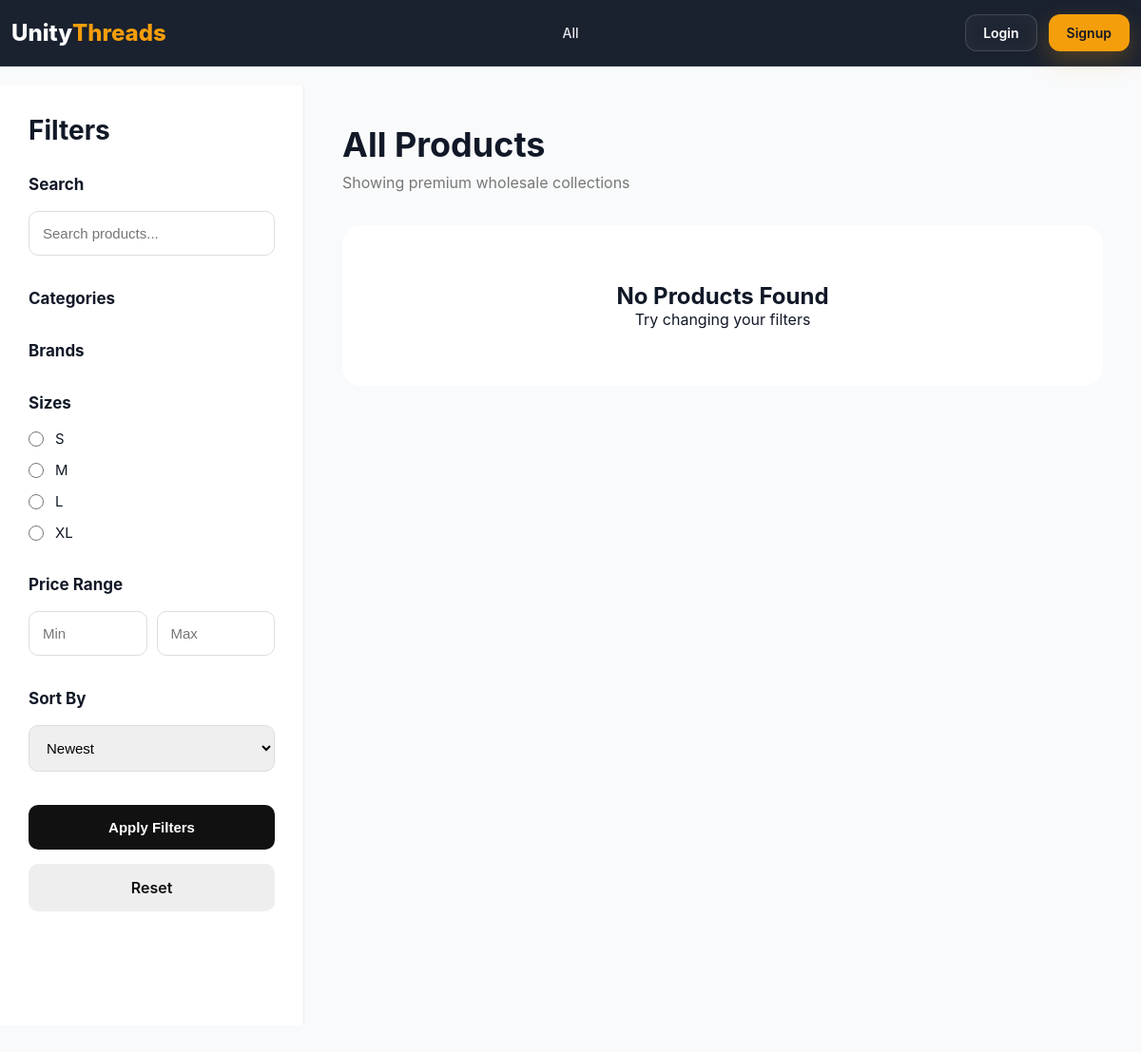
Before: /products/ with the older database file.
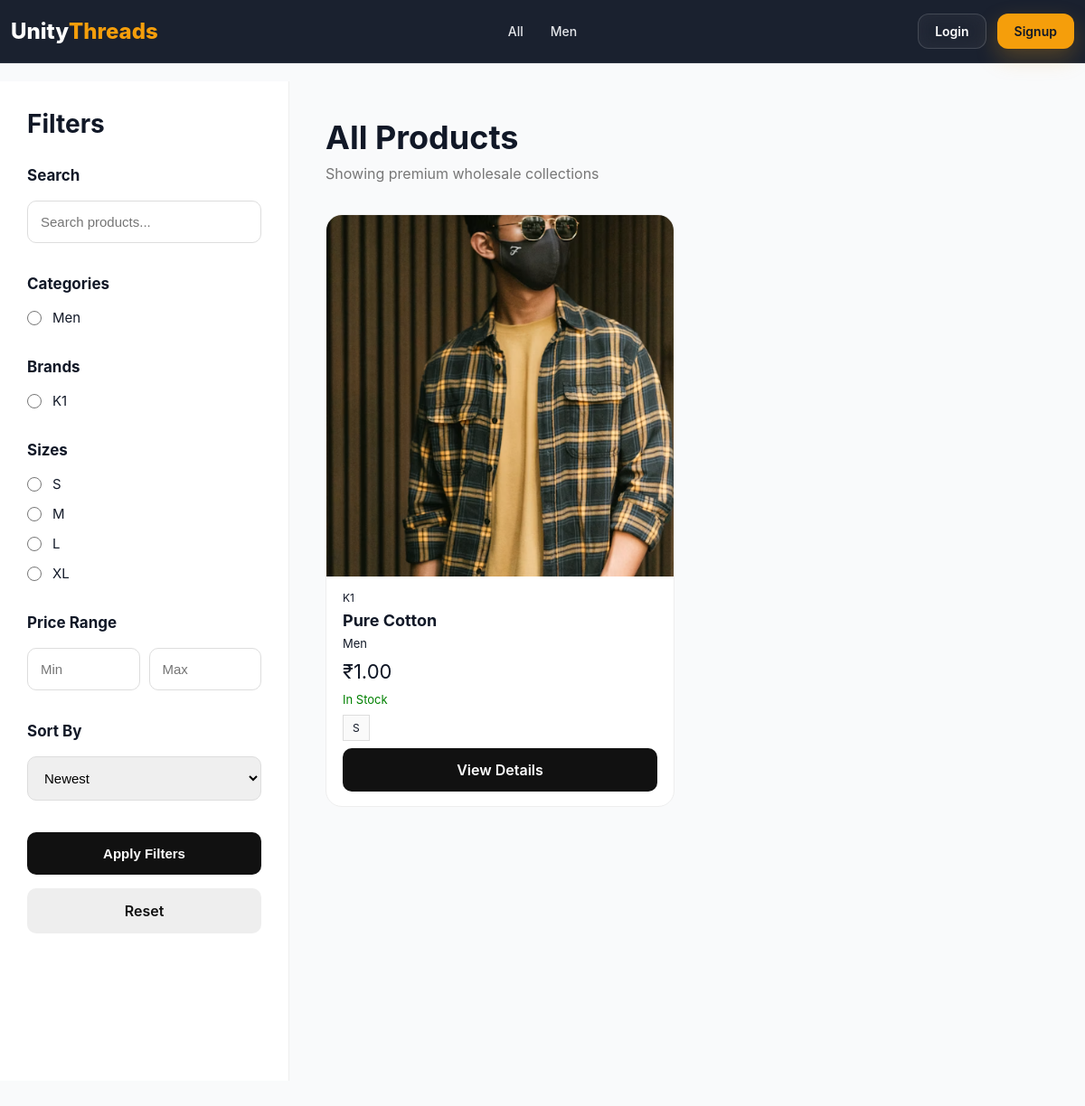
After: the same page with the newer database file.
### products/models.py (models this page shows, shortened)
class BaseModel(models.Model):
    created_at = models.DateTimeField(
        auto_now_add=True
    )
    updated_at = models.DateTimeField(
        auto_now=True
    )
    class Meta:
        abstract = True

class Category(BaseModel):
    name = models.CharField(
        max_length=100,
        unique=True
    )
    slug = models.SlugField(
        unique=True,
        blank=True
    )
    image = models.ImageField(
        upload_to='categories/',
        blank=True,
        null=True
    )
    is_active = models.BooleanField(default=True)
    class Meta:
        verbose_name_plural = "Categories"
        ordering = ['name']
        indexes = [
            models.Index(fields=['slug']),
            models.Index(fields=['is_active']),
        ]

class Brand(BaseModel):
    name = models.CharField(
        max_length=100,
        unique=True
    )
    slug = models.SlugField(
        unique=True,
        blank=True
    )
    logo = models.ImageField(
        upload_to='brands/',
        blank=True,
        null=True
    )
    is_active = models.BooleanField(default=True)
    class Meta:
        ordering = ['name']

class Product(BaseModel):
    STATUS_CHOICES = (
        ('draft', 'Draft'),
        ('published', 'Published'),
        ('out_of_stock', 'Out Of Stock'),
    )
    id = models.UUIDField(
        primary_key=True,
        default=uuid.uuid4,
        editable=False
    )
    category = models.ForeignKey(
        Category,
        on_delete=models.CASCADE,
        related_name='products'
    )
    brand = models.ForeignKey(
        Brand,
        on_delete=models.CASCADE,
        related_name='products'
    )
    name = models.CharField(max_length=255)
    slug = models.SlugField(
        unique=True,
        blank=True
    )
    description = models.TextField()
    material = models.CharField(
        max_length=255,
        blank=True,
        null=True
    )
    minimum_order_quantity = models.PositiveIntegerField(
        default=1
    )
    status = models.CharField(
        max_length=20,
        choices=STATUS_CHOICES,
        default='draft'
    )
    is_featured = models.BooleanField(default=False)
    is_active = models.BooleanField(default=True)
    meta_title = models.CharField(
        max_length=255,
        blank=True,
        null=True
    )
    meta_description = models.TextField(
        blank=True,
        null=True
    )
    class Meta:
        ordering = ['-created_at']
        indexes = [
            models.Index(fields=['slug']),
            models.Index(fields=['status']),
            models.Index(fields=['is_active']),
        ]
    @property
    def primary_image(self):
        return self.images.filter(is_primary=True).first()
    @property
    def total_stock(self):
        return sum(
            variant.stock_quantity
            for variant in self.variants.all()
        )

class ProductImage(BaseModel):
    product = models.ForeignKey(
        Product,
        on_delete=models.CASCADE,
        related_name='images'
    )
    image = models.ImageField(
        upload_to='products/'
    )
    is_primary = models.BooleanField(default=False)
    class Meta:
        ordering = ['-is_primary']

class ProductVariant(BaseModel):
    product = models.ForeignKey(
        Product,
        on_delete=models.CASCADE,
        related_name='variants'
    )
    size = models.ForeignKey(
        Size,
        on_delete=models.CASCADE,
        related_name='variants'
    )
    color = models.ForeignKey(
        Color,
        on_delete=models.CASCADE,
        related_name='variants'
    )
    sku = models.CharField(
        max_length=100,
        unique=True
    )
    wholesale_price = models.DecimalField(
        max_digits=10,
        decimal_places=2
    )
    stock_quantity = models.PositiveIntegerField(default=0)
    is_active = models.BooleanField(default=True)
    reserved_stock = models.PositiveIntegerField(default=0)
    class Meta:
        unique_together = ['product', 'size', 'color']
        indexes = [
            models.Index(fields=['sku']),
            models.Index(fields=['stock_quantity']),
        ]

class Size(BaseModel):
    name = models.CharField(
        max_length=20,
        unique=True
    )
    sort_order = models.PositiveIntegerField(default=0)
    class Meta:
        ordering = ['sort_order']

### products/views.py (the view, shortened to what this page needs)
class ProductListView(ListView):
    model = Product
    template_name = 'products/product_list.html'
    context_object_name = 'products'
    paginate_by = 12
    def get_queryset(self):
        queryset = Product.objects.select_related(
            'category',
            'brand'
        ).prefetch_related(
            Prefetch(
                'variants',
                queryset=ProductVariant.objects.select_related(
                    'size',
                    'color'
                )
            ),
            'images'
        ).filter(
            status='published',
            is_active=True
        ).distinct()
        search = self.request.GET.get('search')
        category = self.request.GET.get('category')
        if category:
            queryset = queryset.filter(
                category__slug=category
            )
        brand = self.request.GET.get('brand')
        if brand:
            queryset = queryset.filter(
                brand__slug=brand
            )
        size = self.request.GET.get('size')
        if size:
            queryset = queryset.filter(
                variants__size__name=size
            )
        color = self.request.GET.get('color')
        if color:
            queryset = queryset.filter(
                variants__color__name=color
            )
        min_price = self.request.GET.get('min_price')
        if min_price:
            queryset = queryset.filter(
                variants__wholesale_price__gte=min_price
            )
        max_price = self.request.GET.get('max_price')
        if max_price:
            queryset = queryset.filter(
                variants__wholesale_price__lte=max_price
            )
        in_stock = self.request.GET.get('in_stock')
        if in_stock:
            queryset = queryset.filter(
                variants__stock_quantity__gt=0
            )
        featured = self.request.GET.get('featured')
        if featured:
            queryset = queryset.filter(
                is_featured=True
            )
        sort = self.request.GET.get('sort')
        if sort == 'price_low':
            queryset = queryset.annotate(
                min_variant_price=Min(
                    'variants__wholesale_price'
                )
            ).order_by('min_variant_price')
        elif sort == 'price_high':
            queryset = queryset.annotate(
                max_variant_price=Max(
                    'variants__wholesale_price'
                )
            ).order_by('-max_variant_price')
        elif sort == 'oldest':
            queryset = queryset.order_by('created_at')
        elif sort == 'name_az':
            queryset = queryset.order_by('name')
        elif sort == 'name_za':
            queryset = queryset.order_by('-name')
        else:
            queryset = queryset.order_by(
                '-created_at'
            )
        return queryset.distinct()
    def get_context_data(self, **kwargs):
        context = super().get_context_data(**kwargs)
        context['categories'] = Category.objects.filter(
            is_active=True
        )
        context['brands'] = Brand.objects.filter(
            is_active=True
        )
        context['selected_category'] = self.request.GET.get(
            'category', ''
        )
        context['selected_brand'] = self.request.GET.get(
            'brand', ''
        )
        context['selected_size'] = self.request.GET.get(
            'size', ''
        )
        context['selected_color'] = self.request.GET.get(
            'color', ''
        )
        context['search_query'] = self.request.GET.get(
            'search', ''
        )
        context['sort_option'] = self.request.GET.get(
            'sort', ''
        )
        return context

### products/templates/products/product_list.html (shortened to what this page needs)
{% load static %}
<!DOCTYPE html>
<html lang="en">
<head>
    <link rel="stylesheet"
          href="{% static 'products/css/product_list.css' %}">
</head>
<body>
{% include 'partials/navbar.html' %}
<div class="shop-container">
    <aside class="sidebar">
      <div class="sidebar-header">
            <h2>Filters</h2>
        </div>
        <form method="GET">
            <div class="filter-box">
                <h3>Search</h3>
                <input type="text"
                       name="search"
                       placeholder="Search products..."
                       value="{{ search_query }}">
            </div>
            <div class="filter-box">
                <h3>Categories</h3>
                {% for category in categories %}
                <label class="filter-option">
                    <input type="radio"
                           name="category"
                           value="{{ category.slug }}"
                           >
                    <span>{{ category.name }}</span>
                </label>
                {% endfor %}
            </div>
            <div class="filter-box">
                <h3>Brands</h3>
                {% for brand in brands %}
                <label class="filter-option">
                    <input type="radio"
                           name="brand"
                           value="{{ brand.slug }}"
                           >
                    <span>{{ brand.name }}</span>
                </label>
                {% endfor %}
            </div>
            <div class="filter-box">
                <h3>Sizes</h3>
                <label class="filter-option">
                    <input type="radio"
                           name="size"
                           value="S">
                    <span>S</span>
                </label>
                <label class="filter-option">
                    <input type="radio"
                           name="size"
                           value="M">
                    <span>M</span>
                </label>
                <label class="filter-option">
                    <input type="radio"
                           name="size"
                           value="L">
                    <span>L</span>
                </label>
                <label class="filter-option">
                    <input type="radio"
                           name="size"
                           value="XL">
                    <span>XL</span>
                </label>
            </div>
            <div class="filter-box">
                <h3>Price Range</h3>
                <div class="price-inputs">
                    <input type="number"
                           name="min_price"
                           placeholder="Min">
                    <input type="number"
                           name="max_price"
                           placeholder="Max">
                </div>
            </div>
            <div class="filter-box">
                <h3>Sort By</h3>
                <select name="sort">
                    <option value="">Newest</option>
                </select>
            </div>
            <div class="filter-actions">
                <button type="submit"
                        class="apply-btn">
                    Apply Filters
                </button>
                <a href="{% url 'product_list' %}"
                   class="reset-btn">
                    Reset
                </a>
            </div>
        </form>
    </aside>
    <section class="product-section">
        <div class="product-topbar">
            <div>
                <h1>All Products</h1>
                <p>
                    Showing premium wholesale collections
                </p>
            </div>
        </div>
        <div class="products-grid">
            {% for product in products %}
            <div class="product-card">
                           <div class="product-image">
                        {% if product.primary_image %}
                        <img src="{{ product.primary_image.image.url }}"
                             alt="{{ product.name }}">
                                {% else %}
                        <img src="{% static 'images/no-image.png' %}">
                    {% endif %}
            </div>
                <div class="product-content">
                    <div class="brand">
                        {{ product.brand.name }}
                    </div>
                    <h3>
                        {{ product.name }}
                    </h3>
                    <p class="category">
                        {{ product.category.name }}
                    </p>
                    <div class="price">
                        ₹{{ product.variants.first.wholesale_price }}
                    </div>
                    {% if product.total_stock > 0 %}
                    <div class="stock in-stock">
                        In Stock
                    </div>
                    {% else %}
                    <div class="stock out-stock">
                        Out Of Stock
                    </div>
                    {% endif %}
                    <div class="sizes">
                        {% for variant in product.variants.all %}
                        <span>
                            {{ variant.size.name }}
                        </span>
                        {% endfor %}
                    </div>
                   <a href="{% url 'product_detail' product.slug %}"
                         class="view-btn">
                            View Details
                    </a>
                </div>
            </div>
            {% empty %}
            <div class="empty-products">
                <h2>No Products Found</h2>
                <p>
                    Try changing your filters
                </p>
            </div>
            {% endfor %}
        </div>
    </section>
</div>
</body>
</html>

### home/templates/partials/navbar.html (shortened to what this page needs)
{% load static %}
<link rel="stylesheet" href="{% static 'home/css/navbar.css' %}">
<header class="header" id="header">
    <a href="/" class="logo">
        Unity<span>Threads</span>
    </a>
      <nav class="nav" id="nav">
    <a href="{% url 'product_list' %}">All</a>
    {% for category in categories %}
        <a href="{% url 'product_list' %}?category={{ category.slug }}">
            {{ category.name }}
        </a>
    {% endfor %}
</nav>
    <div class="nav-actions">
        {% if not request.user.is_authenticated %}
        <div class="auth-buttons" id="guestMenu">
            <a href="{% url 'login' %}" class="login-btn">Login</a>
            <a href="{% url 'signup' %}" class="signup-btn">Signup</a>
        </div>
        {% endif %}
    </div>
</header>

Changed rows visible on the page:
added Category: name "Men", slug "☐ Men"
added Brand: slug "☐ K1", name "K1"
added Product: primary_image.image (picture), brand.name "K1", name "Pure Cotton", category.name "Men", variants.first.wholesale_price "1.00", shows "In Stock"
added ProductVariant: size.name "S"
Other visible differences:
text no longer shown: "No Products Found Try changing your filters"
